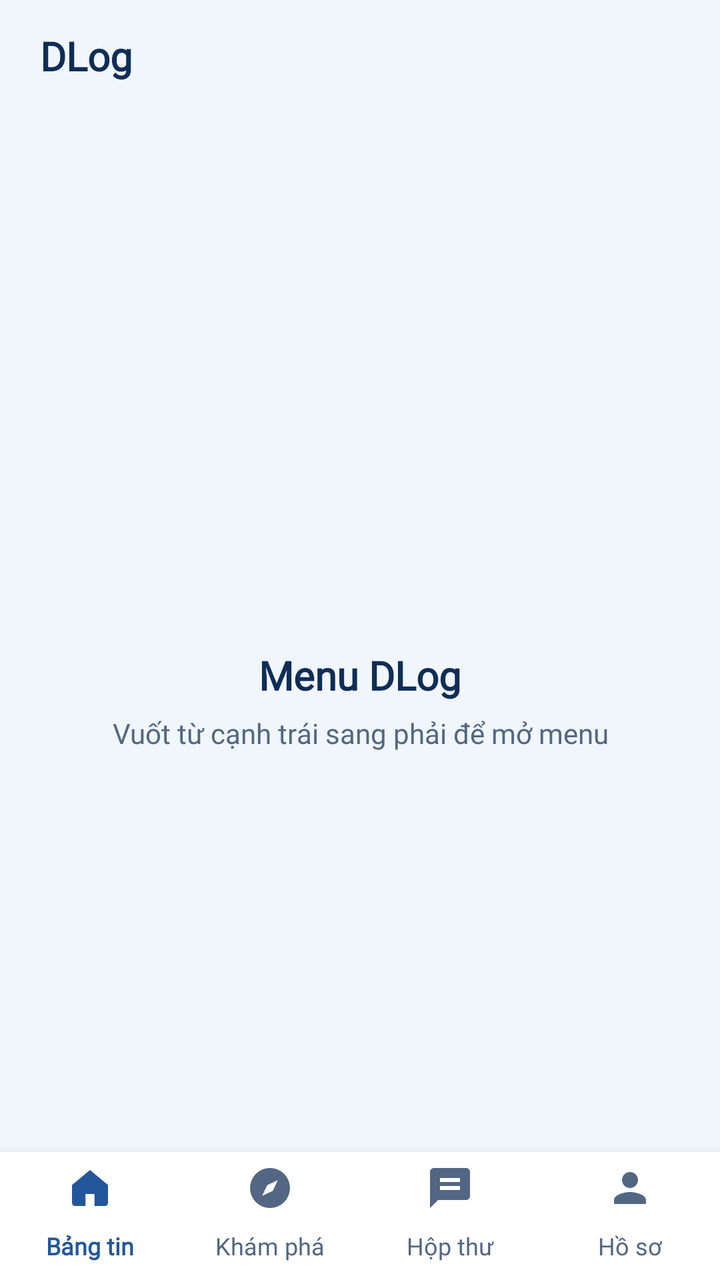
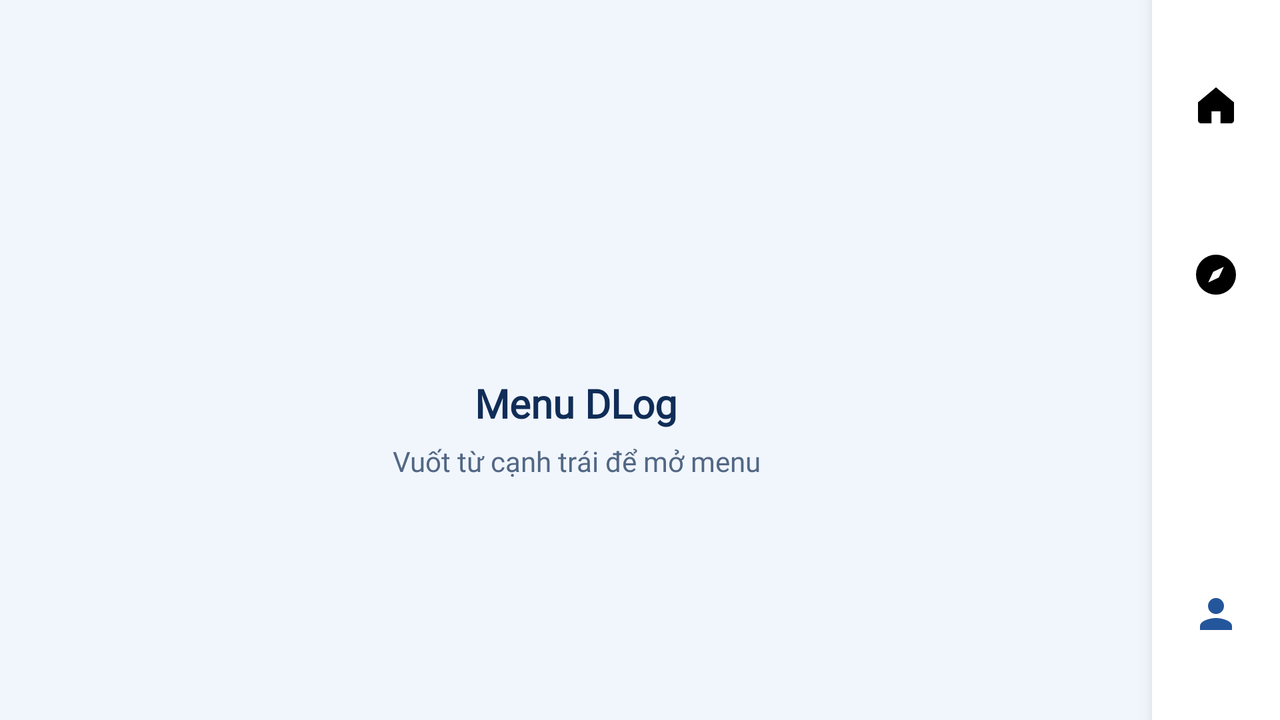

One screen, two layout resources from the same app: the default and the repository's alternative for another configuration. Each is rendered where Android would select it; the XML of both is given below.
<!-- AndroidManifest.xml: application theme Theme.MyApplication -->
<!-- res/layout/activity_menu.xml -->
<?xml version="1.0" encoding="utf-8"?>
<androidx.drawerlayout.widget.DrawerLayout xmlns:android="http://schemas.android.com/apk/res/android"
    xmlns:app="http://schemas.android.com/apk/res-auto"
    android:id="@+id/dlogDrawer"
    android:layout_width="match_parent"
    android:layout_height="match_parent"
    android:background="@color/dlog_feed_background">

    
    <LinearLayout
        android:layout_width="match_parent"
        android:layout_height="match_parent"
        android:background="@color/dlog_feed_background"
        android:orientation="vertical">

        <TextView
            android:layout_width="match_parent"
            android:layout_height="56dp"
            android:gravity="center_vertical"
            android:paddingStart="20dp"
            android:text="DLog"
            android:textColor="@color/dlog_navy"
            android:textSize="20sp"
            android:textStyle="bold" />

        <FrameLayout
            android:layout_width="match_parent"
            android:layout_height="0dp"
            android:layout_weight="1">

            <LinearLayout
                android:layout_width="match_parent"
                android:layout_height="wrap_content"
                android:layout_gravity="center"
                android:gravity="center"
                android:orientation="vertical"
                android:padding="28dp">

                <ImageView
                    android:layout_width="56dp"
                    android:layout_height="56dp"
                    android:contentDescription=""
                    android:src="@drawable/ic_menu_24"
                    app:tint="@color/dlog_blue" />

                <TextView
                    android:layout_width="wrap_content"
                    android:layout_height="wrap_content"
                    android:layout_marginTop="12dp"
                    android:text="Menu DLog"
                    android:textColor="@color/dlog_navy"
                    android:textSize="20sp"
                    android:textStyle="bold" />

                <TextView
                    android:layout_width="wrap_content"
                    android:layout_height="wrap_content"
                    android:layout_marginTop="6dp"
                    android:gravity="center"
                    android:text="Vuốt từ cạnh trái sang phải để mở menu"
                    android:textColor="@color/dlog_muted_blue"
                    android:textSize="14sp" />
            </LinearLayout>
        </FrameLayout>

        <include
            android:id="@+id/bottomNavView"
            layout="@layout/inc_bottom_nav"
            android:layout_width="match_parent"
            android:layout_height="@dimen/bottom_nav_height" />
    </LinearLayout>

    
    <ScrollView
        android:layout_width="280dp"
        android:layout_height="match_parent"
        android:layout_gravity="start"
        android:background="@color/dlog_drawer"
        android:fillViewport="true">

        <LinearLayout
            android:layout_width="match_parent"
            android:layout_height="match_parent"
            android:background="@color/dlog_drawer"
            android:orientation="vertical"
            android:paddingStart="18dp"
            android:paddingTop="24dp"
            android:paddingEnd="18dp"
            android:paddingBottom="14dp">

            <LinearLayout
                android:layout_width="match_parent"
                android:layout_height="wrap_content"
                android:gravity="center_vertical"
                android:orientation="horizontal"
                android:paddingStart="4dp"
                android:paddingEnd="4dp"
                android:paddingBottom="20dp">

                <ImageView
                    android:id="@+id/ivMenuAvatar"
                    android:layout_width="52dp"
                    android:layout_height="52dp"
                    android:background="@drawable/bg_circle_avatar"
                    android:contentDescription="Ảnh đại diện"
                    android:scaleType="centerCrop" />

                <LinearLayout
                    android:layout_width="0dp"
                    android:layout_height="wrap_content"
                    android:layout_marginStart="12dp"
                    android:layout_weight="1"
                    android:orientation="vertical">
                    <TextView
                        android:id="@+id/tvMenuName"
                        android:layout_width="match_parent"
                        android:layout_height="wrap_content"
                        android:ellipsize="end"
                        android:maxLines="1"
                        android:text="Người dùng DLog"
                        android:textColor="@color/dlog_on_drawer"
                        android:textSize="16sp"
                        android:textStyle="bold" />
                    <TextView
                        android:id="@+id/tvMenuUsername"
                        android:layout_width="match_parent"
                        android:layout_height="wrap_content"
                        android:layout_marginTop="3dp"
                        android:text="@string/default_username"
                        android:textColor="@color/dlog_on_drawer_muted"
                        android:textSize="13sp" />
                </LinearLayout>
            </LinearLayout>

            <TextView
                android:layout_width="match_parent"
                android:layout_height="wrap_content"
                android:layout_marginBottom="8dp"
                android:paddingStart="8dp"
                android:text="DLog"
                android:textColor="@color/dlog_on_drawer"
                android:textSize="22sp"
                android:textStyle="bold" />

            <LinearLayout android:id="@+id/rowMenuProfile" style="@style/DLogDrawerRow">
                <ImageView style="@style/DLogDrawerIcon" android:src="@drawable/ic_person_outline" android:contentDescription="" />
                <TextView style="@style/DLogDrawerText" android:text="Hồ sơ của tôi" />
            </LinearLayout>
            <LinearLayout android:id="@+id/rowMenuSaved" style="@style/DLogDrawerRow">
                <ImageView style="@style/DLogDrawerIcon" android:src="@drawable/ic_bookmark_24" android:contentDescription="" />
                <TextView style="@style/DLogDrawerText" android:text="Bài viết đã lưu" />
            </LinearLayout>
            <LinearLayout android:id="@+id/rowMenuCreate" style="@style/DLogDrawerRow">
                <ImageView style="@style/DLogDrawerIcon" android:src="@drawable/ic_add_24" android:contentDescription="" />
                <TextView style="@style/DLogDrawerText" android:text="Tạo bài viết" />
            </LinearLayout>
            <LinearLayout android:id="@+id/rowMenuNotifications" style="@style/DLogDrawerRow">
                <ImageView style="@style/DLogDrawerIcon" android:src="@drawable/ic_notifications_24" android:contentDescription="" />
                <TextView style="@style/DLogDrawerText" android:text="Thông báo" />
            </LinearLayout>
            <LinearLayout android:id="@+id/rowMenuChats" style="@style/DLogDrawerRow">
                <ImageView style="@style/DLogDrawerIcon" android:src="@drawable/ic_chat_24" android:contentDescription="" />
                <TextView style="@style/DLogDrawerText" android:text="Tin nhắn riêng" />
            </LinearLayout>

            <View
                android:layout_width="match_parent"
                android:layout_height="1dp"
                android:layout_marginTop="10dp"
                android:layout_marginBottom="10dp"
                android:background="@color/dlog_border" />

            <LinearLayout android:id="@+id/rowMenuSettings" style="@style/DLogDrawerRow">
                <ImageView style="@style/DLogDrawerIcon" android:src="@drawable/ic_settings_24" android:contentDescription="" />
                <TextView style="@style/DLogDrawerText" android:text="Cài đặt" />
            </LinearLayout>
            <LinearLayout android:id="@+id/rowMenuAdmin" style="@style/DLogDrawerRow" android:visibility="gone">
                <ImageView style="@style/DLogDrawerIcon" android:src="@drawable/ic_admin_24" android:contentDescription="" />
                <TextView style="@style/DLogDrawerText" android:text="Quản trị" />
            </LinearLayout>
            <LinearLayout android:id="@+id/rowMenuHelp" style="@style/DLogDrawerRow">
                <ImageView style="@style/DLogDrawerIcon" android:src="@drawable/ic_info_outline_24" android:contentDescription="" />
                <TextView style="@style/DLogDrawerText" android:text="Trợ giúp và hỗ trợ" />
            </LinearLayout>

            <View
                android:layout_width="match_parent"
                android:layout_height="0dp"
                android:layout_weight="1" />

            <LinearLayout android:id="@+id/rowMenuLogout" style="@style/DLogDrawerRow">
                <ImageView style="@style/DLogDrawerIcon" android:src="@drawable/ic_logout_24" android:contentDescription="" />
                <TextView style="@style/DLogDrawerText" android:text="Đăng xuất" />
            </LinearLayout>
        </LinearLayout>
    </ScrollView>
</androidx.drawerlayout.widget.DrawerLayout>
<!-- res/layout/inc_bottom_nav.xml (included above) -->
<?xml version="1.0" encoding="utf-8"?>
<LinearLayout xmlns:android="http://schemas.android.com/apk/res/android"
    android:id="@+id/bottomNavContainer"
    android:layout_width="match_parent"
    android:layout_height="@dimen/bottom_nav_height"
    android:background="@color/dlog_surface"
    android:elevation="8dp"
    android:orientation="horizontal"
    android:paddingTop="3dp"
    android:paddingBottom="2dp">

    <TextView
        android:id="@+id/navFeed"
        android:layout_width="0dp"
        android:layout_height="match_parent"
        android:layout_weight="1"
        android:background="?attr/selectableItemBackground"
        android:clickable="true"
        android:drawableTop="@drawable/ic_home_24"
        android:drawablePadding="2dp"
        android:drawableTint="@color/dlog_blue"
        android:focusable="true"
        android:gravity="center"
        android:paddingTop="3dp"
        android:text="Bảng tin"
        android:textColor="@color/dlog_blue"
        android:textSize="12sp"
        android:textStyle="bold" />

    <TextView
        android:id="@+id/navSearch"
        android:layout_width="0dp"
        android:layout_height="match_parent"
        android:layout_weight="1"
        android:background="?attr/selectableItemBackground"
        android:clickable="true"
        android:drawableTop="@drawable/ic_explore_24"
        android:drawablePadding="2dp"
        android:drawableTint="@color/dlog_nav_inactive"
        android:focusable="true"
        android:gravity="center"
        android:paddingTop="3dp"
        android:text="Khám phá"
        android:textColor="@color/dlog_nav_inactive"
        android:textSize="12sp" />

    <TextView
        android:id="@+id/navInbox"
        android:layout_width="0dp"
        android:layout_height="match_parent"
        android:layout_weight="1"
        android:background="?attr/selectableItemBackground"
        android:clickable="true"
        android:drawableTop="@drawable/ic_chat_24"
        android:drawablePadding="2dp"
        android:drawableTint="@color/dlog_nav_inactive"
        android:focusable="true"
        android:gravity="center"
        android:paddingTop="3dp"
        android:text="Hộp thư"
        android:textColor="@color/dlog_nav_inactive"
        android:textSize="12sp" />

    <TextView
        android:id="@+id/navProfile"
        android:layout_width="0dp"
        android:layout_height="match_parent"
        android:layout_weight="1"
        android:background="?attr/selectableItemBackground"
        android:clickable="true"
        android:drawableTop="@drawable/ic_person_outline"
        android:drawablePadding="2dp"
        android:drawableTint="@color/dlog_nav_inactive"
        android:focusable="true"
        android:gravity="center"
        android:paddingTop="3dp"
        android:text="Hồ sơ"
        android:textColor="@color/dlog_nav_inactive"
        android:textSize="12sp" />
</LinearLayout>
<!-- resources referenced by this layout -->
<resources>
  <color name="dlog_blue">#24569B</color>
  <color name="dlog_border">#DCE7F5</color>
  <color name="dlog_drawer">#102D57</color>
  <color name="dlog_feed_background">#F1F6FD</color>
  <color name="dlog_muted_blue">#526784</color>
  <color name="dlog_nav_inactive">#536784</color>
  <color name="dlog_navy">#102D57</color>
  <color name="dlog_on_drawer">#FFFFFFFF</color>
  <color name="dlog_on_drawer_muted">#D7E6F8</color>
  <color name="dlog_surface">#FFFFFFFF</color>
  <dimen name="bottom_nav_height">64dp</dimen>
  <!-- drawable ic_admin_24 (drawable) -->
  <vector xmlns:android="http://schemas.android.com/apk/res/android"
      android:width="24dp"
      android:height="24dp"
      android:viewportWidth="24"
      android:viewportHeight="24">
      <path
          android:fillColor="#FF172B4D"
          android:pathData="M12,1L3,5v6c0,5.55 3.84,10.74 9,12c5.16,-1.26 9,-6.45 9,-12V5L12,1z" />
  </vector>
  <!-- drawable ic_bookmark_24 (drawable) -->
  <vector xmlns:android="http://schemas.android.com/apk/res/android" android:width="24dp" android:height="24dp" android:viewportWidth="24" android:viewportHeight="24">
      <path android:fillColor="#00000000" android:strokeColor="#FF000000" android:strokeWidth="1.8" android:strokeLineJoin="round" android:pathData="M6,4.5A1.5,1.5 0,0 1,7.5 3h9A1.5,1.5 0,0 1,18 4.5V21l-6,-4 -6,4z" />
  </vector>
  <!-- drawable ic_chat_24 (drawable) -->
  <vector xmlns:android="http://schemas.android.com/apk/res/android" android:width="24dp" android:height="24dp" android:viewportWidth="24" android:viewportHeight="24">
      <path android:fillColor="#FFFFFFFF" android:pathData="M20,2H4c-1.1,0 -2,0.9 -2,2v18l4,-4h14c1.1,0 2,-0.9 2,-2V4c0,-1.1 -0.9,-2 -2,-2zM7,11h10v2H7v-2zM7,7h10v2H7V7z" />
  </vector>
  <!-- drawable ic_explore_24 (drawable) -->
  <vector xmlns:android="http://schemas.android.com/apk/res/android" android:width="24dp" android:height="24dp" android:viewportWidth="24" android:viewportHeight="24">
      <path android:fillColor="#FF000000" android:pathData="M12,2a10,10 0,1 0,0 20a10,10 0,0 0,0 -20zM15.9,8.1l-2.5,5.3 -5.3,2.5 2.5,-5.3z" />
  </vector>
  <!-- drawable ic_home_24 (drawable) -->
  <vector xmlns:android="http://schemas.android.com/apk/res/android" android:width="24dp" android:height="24dp" android:viewportWidth="24" android:viewportHeight="24">
      <path android:fillColor="#FF000000" android:pathData="M3,10.5L12,3l9,7.5v9a1.5,1.5 0,0 1,-1.5 1.5h-5.25v-6h-4.5v6H4.5A1.5,1.5 0,0 1,3 19.5z" />
  </vector>
  <!-- drawable ic_notifications_24 (drawable) -->
  <vector xmlns:android="http://schemas.android.com/apk/res/android" android:width="24dp" android:height="24dp" android:viewportWidth="24" android:viewportHeight="24">
      <path android:fillColor="#FF000000" android:pathData="M12,22a2,2 0,0 0,2 -2h-4a2,2 0,0 0,2 2zM18,16v-5a6,6 0,0 0,-5 -5.91V4a1,1 0,0 0,-2 0v1.09A6,6 0,0 0,6 11v5l-2,2v1h16v-1z" />
  </vector>
  <!-- drawable ic_person_outline (drawable) -->
  <vector xmlns:android="http://schemas.android.com/apk/res/android" android:width="24dp" android:height="24dp" android:viewportWidth="24" android:viewportHeight="24">
      <path android:fillColor="#FF24569B" android:pathData="M12,12c2.21,0 4,-1.79 4,-4s-1.79,-4 -4,-4 -4,1.79 -4,4 1.79,4 4,4zM12,14c-2.67,0 -8,1.34 -8,4v2h16v-2c0,-2.66 -5.33,-4 -8,-4z" />
  </vector>
  <string name="default_username">@dlog_user</string>
  <style name="DLogDrawerIcon">
          <item name="android:layout_width">24dp</item>
          <item name="android:layout_height">24dp</item>
          <item name="android:tint">@color/dlog_on_drawer</item>
          <item name="android:scaleType">fitCenter</item>
      </style>
  <style name="Theme.MyApplication" parent="Base.Theme.MyApplication" />
  <color name="white">#FFFFFFFF</color>
  <color name="dlog_blue_light">#4E8BD1</color>
  <color name="dlog_ink">#172B4D</color>
  <color name="dlog_muted">#526784</color>
  <color name="dlog_page">#FFFFFFFF</color>
  <!-- some entries are left out for length -->
</resources>
<!-- res/layout-land/activity_menu.xml (the repository's variant of the layout above) -->
<!-- drawn on the phone turned sideways -->
<?xml version="1.0" encoding="utf-8"?>
<androidx.drawerlayout.widget.DrawerLayout xmlns:android="http://schemas.android.com/apk/res/android"
    xmlns:app="http://schemas.android.com/apk/res-auto"
    android:id="@+id/dlogDrawer"
    android:layout_width="match_parent"
    android:layout_height="match_parent"
    android:background="@color/dlog_feed_background">
    <RelativeLayout android:layout_width="match_parent" android:layout_height="match_parent">
        <include android:id="@+id/bottomNavView" layout="@layout/inc_nav_rail" android:layout_width="64dp" android:layout_height="match_parent" android:layout_alignParentEnd="true" />
        <LinearLayout android:layout_width="match_parent" android:layout_height="match_parent" android:layout_toStartOf="@id/bottomNavView" android:background="@color/dlog_feed_background" android:gravity="center" android:orientation="vertical" android:padding="24dp">
            <ImageView android:layout_width="56dp" android:layout_height="56dp" android:contentDescription="" android:src="@drawable/ic_menu_24" app:tint="@color/dlog_blue" />
            <TextView android:layout_width="wrap_content" android:layout_height="wrap_content" android:layout_marginTop="12dp" android:text="Menu DLog" android:textColor="@color/dlog_navy" android:textSize="20sp" android:textStyle="bold" />
            <TextView android:layout_width="wrap_content" android:layout_height="wrap_content" android:layout_marginTop="6dp" android:gravity="center" android:text="Vuốt từ cạnh trái để mở menu" android:textColor="@color/dlog_muted_blue" android:textSize="14sp" />
        </LinearLayout>
    </RelativeLayout>
    <include layout="@layout/inc_drawer_panel" />
</androidx.drawerlayout.widget.DrawerLayout>
<!-- res/layout/inc_nav_rail.xml (included above) -->
<?xml version="1.0" encoding="utf-8"?>
<LinearLayout xmlns:android="http://schemas.android.com/apk/res/android"
    android:id="@+id/bottomNavContainer"
    android:layout_width="64dp"
    android:layout_height="match_parent"
    android:background="@color/dlog_surface"
    android:clipChildren="true"
    android:clipToPadding="true"
    android:elevation="8dp"
    android:gravity="center"
    android:orientation="vertical">

    <Space
        android:layout_width="64dp"
        android:layout_height="0dp"
        android:layout_weight="1" />

    <ImageView
        android:id="@+id/navFeed"
        style="@style/DLogNavRailIcon"
        android:contentDescription="Bảng tin"
        android:src="@drawable/ic_home_24" />

    <Space
        android:layout_width="64dp"
        android:layout_height="0dp"
        android:layout_weight="1" />

    <ImageView
        android:id="@+id/navSearch"
        style="@style/DLogNavRailIcon"
        android:contentDescription="Khám phá"
        android:src="@drawable/ic_explore_24" />

    <Space
        android:layout_width="64dp"
        android:layout_height="0dp"
        android:layout_weight="1" />

    <ImageView
        android:id="@+id/navInbox"
        style="@style/DLogNavRailIcon"
        android:contentDescription="Hộp thư"
        android:src="@drawable/ic_chat_24" />

    <Space
        android:layout_width="64dp"
        android:layout_height="0dp"
        android:layout_weight="1" />

    <ImageView
        android:id="@+id/navProfile"
        style="@style/DLogNavRailIcon"
        android:contentDescription="Hồ sơ"
        android:src="@drawable/ic_person_outline" />

    <Space
        android:layout_width="64dp"
        android:layout_height="0dp"
        android:layout_weight="1" />
</LinearLayout>
<!-- res/layout/inc_drawer_panel.xml (included above) -->
<?xml version="1.0" encoding="utf-8"?>
<ScrollView xmlns:android="http://schemas.android.com/apk/res/android"
    android:id="@+id/drawerPanel"
    android:layout_width="304dp"
    android:layout_height="match_parent"
    android:layout_gravity="start"
    android:background="@color/dlog_drawer"
    android:fillViewport="true"
    android:overScrollMode="never">

    <LinearLayout
        android:layout_width="match_parent"
        android:layout_height="match_parent"
        android:background="@color/dlog_drawer"
        android:orientation="vertical"
        android:paddingStart="20dp"
        android:paddingTop="28dp"
        android:paddingEnd="20dp"
        android:paddingBottom="16dp">

        <LinearLayout
            android:layout_width="match_parent"
            android:layout_height="wrap_content"
            android:gravity="center_vertical"
            android:orientation="horizontal"
            android:paddingBottom="24dp">
            <ImageView
                android:id="@+id/ivMenuAvatar"
                android:layout_width="54dp"
                android:layout_height="54dp"
                android:background="@drawable/bg_circle_avatar"
                android:contentDescription="Ảnh đại diện"
                android:scaleType="centerCrop" />
            <LinearLayout
                android:layout_width="0dp"
                android:layout_height="wrap_content"
                android:layout_marginStart="13dp"
                android:layout_weight="1"
                android:orientation="vertical">
                <TextView
                    android:id="@+id/tvMenuName"
                    android:layout_width="match_parent"
                    android:layout_height="wrap_content"
                    android:ellipsize="end"
                    android:maxLines="1"
                    android:text="Người dùng DLog"
                    android:textColor="@color/dlog_on_drawer"
                    android:textSize="17sp"
                    android:textStyle="bold" />
                <TextView
                    android:id="@+id/tvMenuUsername"
                    android:layout_width="match_parent"
                    android:layout_height="wrap_content"
                    android:layout_marginTop="3dp"
                    android:text="@string/default_username"
                    android:textColor="@color/dlog_on_drawer_muted"
                    android:textSize="13sp" />
            </LinearLayout>
        </LinearLayout>

        <TextView
            android:layout_width="match_parent"
            android:layout_height="wrap_content"
            android:layout_marginBottom="8dp"
            android:text="DLog"
            android:textColor="@color/dlog_on_drawer"
            android:textSize="24sp"
            android:textStyle="bold" />

        <LinearLayout android:id="@+id/rowMenuProfile" style="@style/DLogDrawerRow">
            <ImageView style="@style/DLogDrawerIcon" android:src="@drawable/ic_person_outline" android:contentDescription="" />
            <TextView style="@style/DLogDrawerText" android:text="Hồ sơ của tôi" />
        </LinearLayout>
        <LinearLayout android:id="@+id/rowMenuSaved" style="@style/DLogDrawerRow">
            <ImageView style="@style/DLogDrawerIcon" android:src="@drawable/ic_bookmark_24" android:contentDescription="" />
            <TextView style="@style/DLogDrawerText" android:text="Bài viết đã lưu" />
        </LinearLayout>
        <LinearLayout android:id="@+id/rowMenuCreate" style="@style/DLogDrawerRow">
            <ImageView style="@style/DLogDrawerIcon" android:src="@drawable/ic_add_24" android:contentDescription="" />
            <TextView style="@style/DLogDrawerText" android:text="Tạo bài viết" />
        </LinearLayout>
        <LinearLayout android:id="@+id/rowMenuNotifications" style="@style/DLogDrawerRow">
            <ImageView style="@style/DLogDrawerIcon" android:src="@drawable/ic_notifications_24" android:contentDescription="" />
            <TextView style="@style/DLogDrawerText" android:text="Thông báo" />
        </LinearLayout>
        <LinearLayout android:id="@+id/rowMenuChats" style="@style/DLogDrawerRow">
            <ImageView style="@style/DLogDrawerIcon" android:src="@drawable/ic_chat_24" android:contentDescription="" />
            <TextView style="@style/DLogDrawerText" android:text="Hộp thư" />
        </LinearLayout>

        <View
            android:layout_width="match_parent"
            android:layout_height="1dp"
            android:layout_marginTop="12dp"
            android:layout_marginBottom="12dp"
            android:background="@color/dlog_border" />

        <LinearLayout android:id="@+id/rowMenuSettings" style="@style/DLogDrawerRow">
            <ImageView style="@style/DLogDrawerIcon" android:src="@drawable/ic_settings_24" android:contentDescription="" />
            <TextView style="@style/DLogDrawerText" android:text="Cài đặt" />
        </LinearLayout>
        <LinearLayout android:id="@+id/rowMenuAdmin" style="@style/DLogDrawerRow" android:visibility="gone">
            <ImageView style="@style/DLogDrawerIcon" android:src="@drawable/ic_admin_24" android:contentDescription="" />
            <TextView style="@style/DLogDrawerText" android:text="Quản trị" />
        </LinearLayout>
        <LinearLayout android:id="@+id/rowMenuHelp" style="@style/DLogDrawerRow">
            <ImageView style="@style/DLogDrawerIcon" android:src="@drawable/ic_info_outline_24" android:contentDescription="" />
            <TextView style="@style/DLogDrawerText" android:text="Trợ giúp và hỗ trợ" />
        </LinearLayout>

        <View
            android:layout_width="match_parent"
            android:layout_height="0dp"
            android:layout_weight="1" />

        <LinearLayout android:id="@+id/rowMenuLogout" style="@style/DLogDrawerRow">
            <ImageView style="@style/DLogDrawerIcon" android:src="@drawable/ic_logout_24" android:contentDescription="" />
            <TextView style="@style/DLogDrawerText" android:text="Đăng xuất" />
        </LinearLayout>
    </LinearLayout>
</ScrollView>
<!-- resources referenced by the variant -->
<!-- as the phone turned sideways resolves them -->
<resources>
  <color name="dlog_blue">#24569B</color>
  <color name="dlog_border">#DCE7F5</color>
  <color name="dlog_drawer">#102D57</color>
  <color name="dlog_feed_background">#F1F6FD</color>
  <color name="dlog_muted_blue">#526784</color>
  <color name="dlog_navy">#102D57</color>
  <color name="dlog_on_drawer">#FFFFFFFF</color>
  <color name="dlog_on_drawer_muted">#D7E6F8</color>
  <color name="dlog_surface">#FFFFFFFF</color>
  <!-- drawable ic_admin_24 (drawable) -->
  <vector xmlns:android="http://schemas.android.com/apk/res/android"
      android:width="24dp"
      android:height="24dp"
      android:viewportWidth="24"
      android:viewportHeight="24">
      <path
          android:fillColor="#FF172B4D"
          android:pathData="M12,1L3,5v6c0,5.55 3.84,10.74 9,12c5.16,-1.26 9,-6.45 9,-12V5L12,1z" />
  </vector>
  <!-- drawable ic_chat_24 (drawable) -->
  <vector xmlns:android="http://schemas.android.com/apk/res/android" android:width="24dp" android:height="24dp" android:viewportWidth="24" android:viewportHeight="24">
      <path android:fillColor="#FFFFFFFF" android:pathData="M20,2H4c-1.1,0 -2,0.9 -2,2v18l4,-4h14c1.1,0 2,-0.9 2,-2V4c0,-1.1 -0.9,-2 -2,-2zM7,11h10v2H7v-2zM7,7h10v2H7V7z" />
  </vector>
  <!-- drawable ic_explore_24 (drawable) -->
  <vector xmlns:android="http://schemas.android.com/apk/res/android" android:width="24dp" android:height="24dp" android:viewportWidth="24" android:viewportHeight="24">
      <path android:fillColor="#FF000000" android:pathData="M12,2a10,10 0,1 0,0 20a10,10 0,0 0,0 -20zM15.9,8.1l-2.5,5.3 -5.3,2.5 2.5,-5.3z" />
  </vector>
  <!-- drawable ic_home_24 (drawable) -->
  <vector xmlns:android="http://schemas.android.com/apk/res/android" android:width="24dp" android:height="24dp" android:viewportWidth="24" android:viewportHeight="24">
      <path android:fillColor="#FF000000" android:pathData="M3,10.5L12,3l9,7.5v9a1.5,1.5 0,0 1,-1.5 1.5h-5.25v-6h-4.5v6H4.5A1.5,1.5 0,0 1,3 19.5z" />
  </vector>
  <!-- drawable ic_notifications_24 (drawable) -->
  <vector xmlns:android="http://schemas.android.com/apk/res/android" android:width="24dp" android:height="24dp" android:viewportWidth="24" android:viewportHeight="24">
      <path android:fillColor="#FF000000" android:pathData="M12,22a2,2 0,0 0,2 -2h-4a2,2 0,0 0,2 2zM18,16v-5a6,6 0,0 0,-5 -5.91V4a1,1 0,0 0,-2 0v1.09A6,6 0,0 0,6 11v5l-2,2v1h16v-1z" />
  </vector>
  <!-- drawable ic_person_outline (drawable) -->
  <vector xmlns:android="http://schemas.android.com/apk/res/android" android:width="24dp" android:height="24dp" android:viewportWidth="24" android:viewportHeight="24">
      <path android:fillColor="#FF24569B" android:pathData="M12,12c2.21,0 4,-1.79 4,-4s-1.79,-4 -4,-4 -4,1.79 -4,4 1.79,4 4,4zM12,14c-2.67,0 -8,1.34 -8,4v2h16v-2c0,-2.66 -5.33,-4 -8,-4z" />
  </vector>
  <string name="default_username">@dlog_user</string>
  <style name="DLogDrawerIcon">
          <item name="android:layout_width">24dp</item>
          <item name="android:layout_height">24dp</item>
          <item name="android:tint">@color/dlog_on_drawer</item>
          <item name="android:scaleType">fitCenter</item>
      </style>
  <style name="DLogNavRailIcon">
          <item name="android:layout_width">64dp</item>
          <item name="android:layout_height">64dp</item>
          <item name="android:scaleType">center</item>
          <item name="android:background">?attr/selectableItemBackground</item>
          <item name="android:clickable">true</item>
          <item name="android:focusable">true</item>
      </style>
  <style name="Theme.MyApplication" parent="Base.Theme.MyApplication" />
  <color name="white">#FFFFFFFF</color>
  <color name="dlog_blue_light">#4E8BD1</color>
  <color name="dlog_ink">#172B4D</color>
  <color name="dlog_muted">#526784</color>
  <color name="dlog_page">#FFFFFFFF</color>
  <!-- some entries are left out for length -->
</resources>
